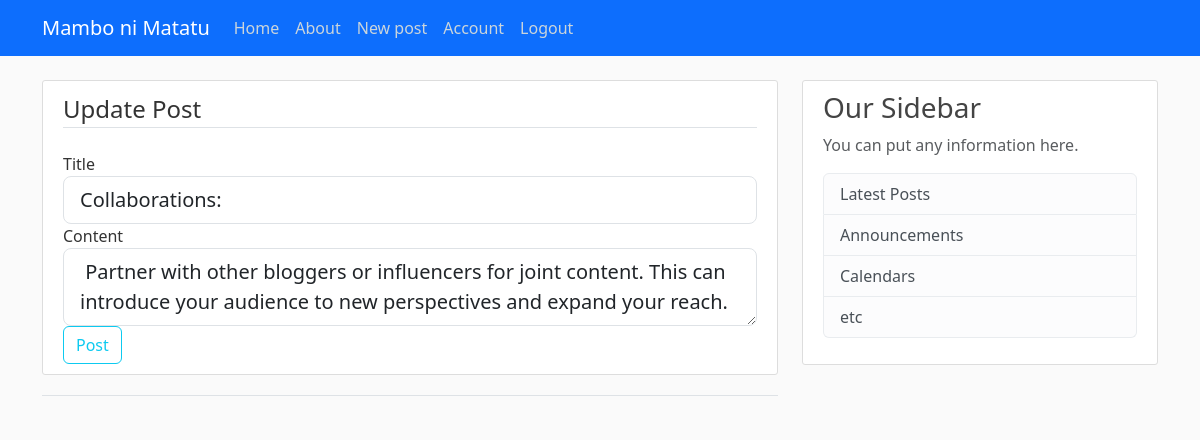
The page /post/25/update (signed in) on the database its author committed.
### app/models.py (models this page shows, shortened)
class Post(db.Model):
    id = db.Column(db.Integer, primary_key=True)
    title = db.Column(db.String(100), nullable=False)
    content = db.Column(db.Text, nullable=False)
    date_posted = db.Column(db.DateTime, nullable=False, default=datetime.utcnow)
    user_id = db.Column(db.Integer, db.ForeignKey('user.id'), nullable=False)

### app/routes.py (the view)
@app.route("/post/<int:post_id>/update", methods=["POST", "GET"])
@login_required
def update_post(post_id):
    post = Post.query.get_or_404(post_id)
    if post.author != current_user:
        abort(403)
    form = PostForm()
    if form.validate_on_submit():
        post.title = form.title.data
        post.content = form.content.data
        db.session.commit()
        flash('Your post has been updated!', 'success')
        return redirect(url_for('post', post_id=post.id))
    elif request.method == 'GET':
        form.title.data = post.title
        form.content.data = post.content
    return render_template('create_post.html', title='Update Post', form=form, legend="Update Post")

### app/form.py
class PostForm(FlaskForm):
    title = StringField('Title', validators=[DataRequired()])
    content = TextAreaField('Content', validators=[DataRequired()])
    submit = SubmitField('Post')

### app/models.py (called while the page is built)
@login_manager.user_loader
def load_user(user_id):
    return User.query.get(int(user_id))

### app/templates/create_post.html (shortened to what this page needs)
{% extends "base.html" %} {% block content %}
<div class="content-section">
  <form method="POST" action="">
    <fieldset class="form-group">
      <legend class="border-bottom mb-4">{{ legend }}</legend>
      <div class="form-group">
        {{ form.title.label(class="form-control-label") }} {% if
        form.title.errors %} {{ form.title(class="form-control form-control-lg
        is-invalid") }}
        <div class="invalid-feedback">
          {% for error in form.title.errors %}
          <span>{{ error }}</span>
          {% endfor %}
        </div>
        {% else %} {{ form.title(class="form-control form-control-lg") }} {%
        endif %}
      </div>
      <div class="form-group">
        {{ form.content.label(class="form-control-label") }} {% if
        form.content.errors %} {{ form.content(class="form-control
        form-control-lg is-invalid") }}
        <div class="invalid-feedback">
          {% for error in form.content.errors %}
          <span>{{ error }}</span>
          {% endfor %}
        </div>
        {% else %} {{ form.content(class="form-control form-control-lg") }} {%
        endif %}
      </div>
    </fieldset>
    <div class="form-group">
      {{ form.submit(class="btn btn-outline-info") }}
    </div>
  </form>
</div>
<div class="border-top pt-3"></div>
{% endblock content %}

### app/static/main.css (style rules this page uses)
body { background: #fafafa; color: #333333; margin-top: 5rem; }
.content-section { background: #ffffff; padding: 10px 20px; border: 1px solid #dddddd; border-radius: 3px; margin-bottom: 20px; }

### rows shown on the page
Post: title "Collaborations:", content "Partner with other bloggers or influencers for joint content. This can introduce your audience to new perspectives and expand your reach."

### other values the page prints
{{ legend }} "Update Post"
